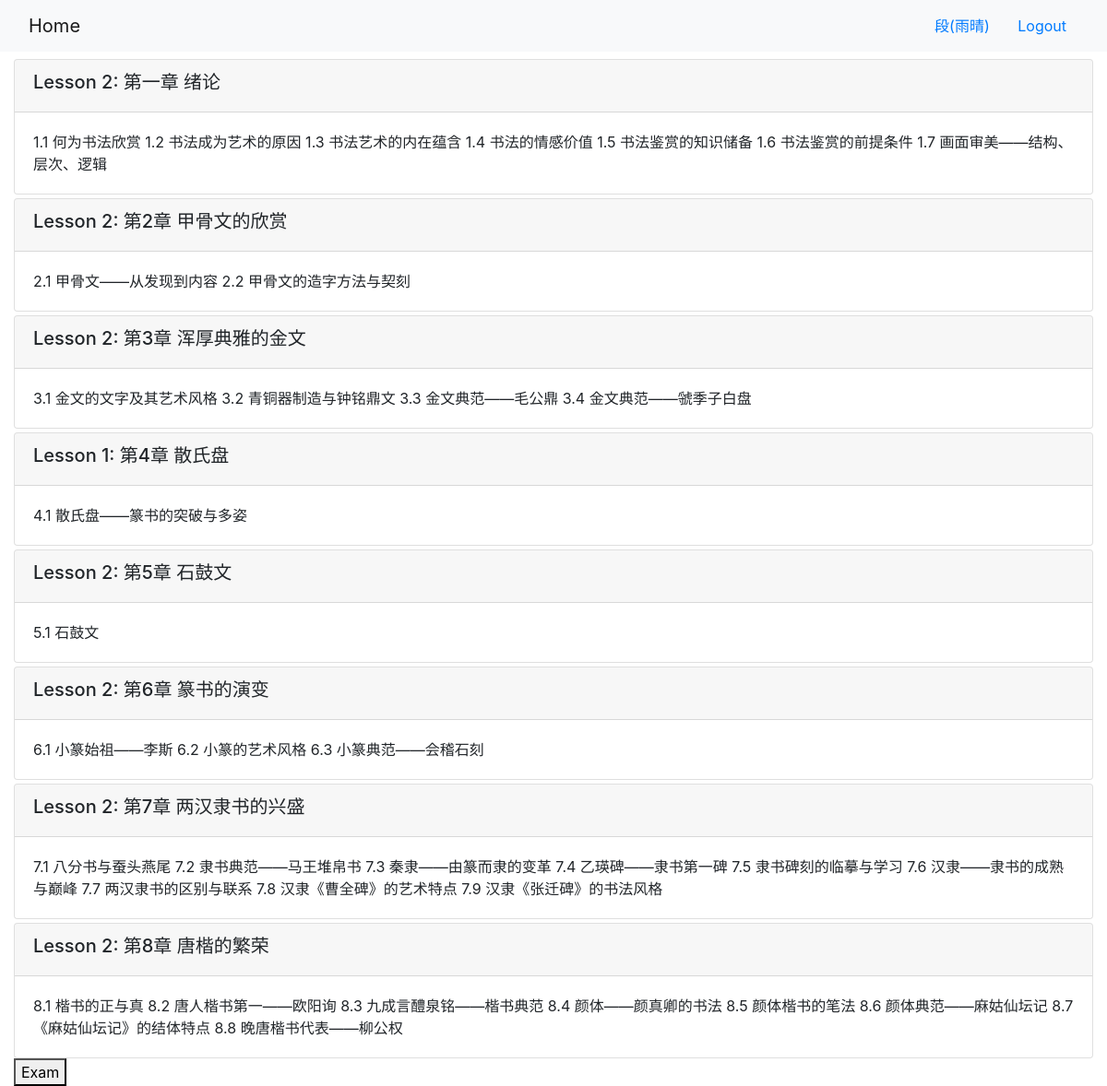
Page /onlinecourse/2/ (signed in) on the committed database.
### onlinecourse/models.py (models this page shows)
class Lesson(models.Model):
    title = models.CharField(max_length=200, default="title")
    order = models.IntegerField(default=0)
    course = models.ForeignKey(Course, on_delete=models.CASCADE)
    content = models.TextField()

### onlinecourse/views.py (the view)
# urls.py: path('<int:pk>/', views.CourseDetailView.as_view(), name='course_details'),
class CourseDetailView(generic.DetailView):
    model = Course
    template_name = 'onlinecourse/course_detail_bootstrap.html'

### onlinecourse/templates/onlinecourse/course_detail_bootstrap.html (shortened to what this page needs)
<!DOCTYPE html>
<html lang="en">
<head>
     {% load static %}
    <link rel="stylesheet" href="https://maxcdn.bootstrapcdn.com/bootstrap/4.5.2/css/bootstrap.min.css">
</head>
<body>
    <nav class="navbar navbar-light bg-light">
        <div class="container-fluid">
            <div class="navbar-header">
                  <a class="navbar-brand" href="{% url 'onlinecourse:index' %}">Home</a>
            </div>
            <ul class="nav navbar-nav navbar-right">
                {% if user.is_authenticated %}
                <li>
                    <a class="btn btn-link" href="#">{{ user.first_name }}({{ user.username }})</a>
                    <a class="btn btn-link" href="{% url 'onlinecourse:logout' %}">Logout</a>
                </li>
                {% endif %}
            </ul>
        </div>
    </nav>
    <div class="container-fluid">
            <div class="card-columns-vertical">
                {% for lesson in course.lesson_set.all %}
                    <div class="card mt-1">
                        <div class="card-header"><h5>Lesson {{lesson.order|add:1}}: {{lesson.title}}</h5></div>
                        <div class="card-body">{{lesson.content}}</div>
                    </div>
                {% endfor %}
            </div>
            <button data-target="#exam">Exam</button>
    </div>
</body>
</html>

### rows in the picture
Lesson: order|add "2", title "第一章 绪论", content "1.1 何为书法欣赏 1.2 书法成为艺术的原因 1.3 书法艺术的内在蕴含 1.4 书法的情感价值 1.5 书法鉴赏的知识储备 1.6 书法鉴赏的前提条件 1.7 画面审美——结构、层次、逻辑"
Lesson: order|add "2", title "第2章 甲骨文的欣赏", content "2.1 甲骨文——从发现到内容 2.2 甲骨文的造字方法与契刻"
Lesson: order|add "2", title "第3章 浑厚典雅的金文", content "3.1 金文的文字及其艺术风格 3.2 青铜器制造与钟铭鼎文 3.3 金文典范——毛公鼎 3.4 金文典范——虢季子白盘"
Lesson: order|add "1", title "第4章 散氏盘", content "4.1 散氏盘——篆书的突破与多姿"
Lesson: order|add "2", title "第5章 石鼓文", content "5.1 石鼓文"
Lesson: order|add "2", title "第6章 篆书的演变", content "6.1 小篆始祖——李斯 6.2 小篆的艺术风格 6.3 小篆典范——会稽石刻"
Lesson: order|add "2", title "第7章 两汉隶书的兴盛", content "7.1 八分书与蚕头燕尾 7.2 隶书典范——马王堆帛书 7.3 秦隶——由篆而隶的变革 7.4 乙瑛碑——隶书第一碑 7.5 隶书碑刻的临摹与学习 7.6 汉隶——隶书的成熟与巅峰 7.7 两汉隶书的区别与联系 7.8 汉隶《曹全碑》的艺术特点 7.9 汉隶《张迁碑》的书法风格"
Lesson: order|add "2", title "第8章 唐楷的繁荣", content "8.1 楷书的正与真 8.2 唐人楷书第一——欧阳询 8.3 九成言醴泉铭——楷书典范 8.4 颜体——颜真卿的书法 8.5 颜体楷书的笔法 8.6 颜体典范——麻姑仙坛记 8.7 《麻姑仙坛记》的结体特点 8.8 晚唐楷书代表——柳公权"

### other values in the picture
{{ user.first_name }} "段"
{{ user.username }} "雨晴"
